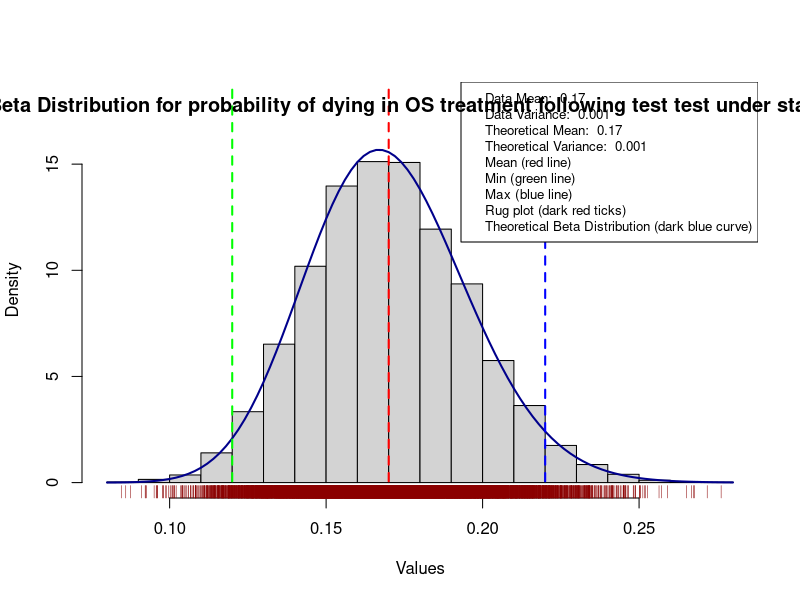

Write R code to recreate this figure.
# Load the utils package
library(utils)

# Assign the value to the variable
P_OSD_SoC <- 0.17

# Add the comment (label)
comment(P_OSD_SoC) <- "probability of dying in OS treatment following test test under standard of care"

# Set your mean and range
plotted_variable <- "P_OSD_SoC"
variable_label <- comment(get(plotted_variable))
max <- 0.22
min <- 0.12
mean <- get(plotted_variable)
se <- ((max)-(mean))/1.96

# Calculate the standard error
std.error <- se

# Generate alpha and beta
alpha.plus.beta <- mean*(1-mean)/(std.error^2)-1
alpha <- mean*alpha.plus.beta
beta <- alpha*(1-mean)/mean

# Generate random values
n_runs <- 10000
random_values <- rbeta(n_runs, shape1 = alpha, shape2 = beta)

# Calculate the mean and variance of your data
data_mean <- mean(random_values)
data_var <- var(random_values)

# Calculate the mean and variance of the theoretical distribution
theoretical_mean <- alpha / (alpha + beta)
theoretical_var <- (alpha * beta) / ((alpha + beta)^2 * (alpha + beta + 1))

# Generate histogram of random values
hist_data <- hist(random_values, plot = FALSE)

# Open a graphics device to save the plot to a file
png(filename = paste0(plotted_variable, "_histogram.png"), width = 800, height = 600)

# Normalize and plot histogram
hist(random_values, freq = FALSE, main = "", xlab = "Values", ylim = c(0, max(hist_data$density) * 1.2))

# Add theoretical beta distribution curve
curve(dbeta(x, shape1 = alpha, shape2 = beta), add = TRUE, col = "darkblue", lwd = 2)

# Add vertical lines for mean, min, and max
abline(v = mean, col = "red", lwd = 2, lty = 2)  # Mean
abline(v = min, col = "green", lwd = 2, lty = 2)  # Min
abline(v = max, col = "blue", lwd = 2, lty = 2)  # Max

# Add rug plot
rug(random_values, col = "darkred")

# Add legend for mean and variance of data and theoretical distribution
legend("topright", legend = c(paste("Data Mean: ", round(data_mean, 3)), paste("Data Variance: ", round(data_var, 3)), paste("Theoretical Mean: ", round(theoretical_mean, 3)), paste("Theoretical Variance: ", round(theoretical_var, 3)), "Mean (red line)", "Min (green line)", "Max (blue line)", "Rug plot (dark red ticks)", "Theoretical Beta Distribution (dark blue curve)"), cex = 0.8)

# Add title
title(main = paste("Histogram with Beta Distribution for", variable_label, "in PSA"), line = -1.5)

# Close the graphics device
dev.off()

